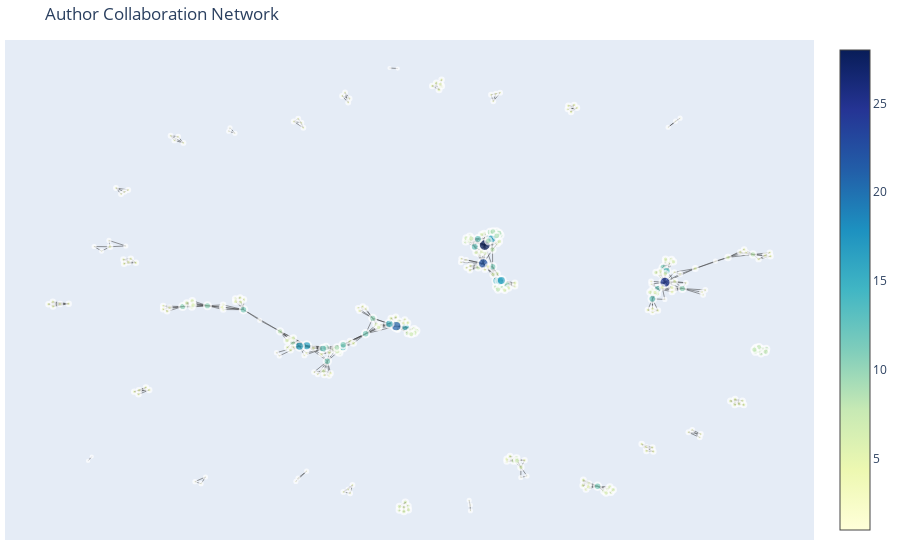

Notebook code cell kept with this figure:
### Markdown cell above
## Author network

### Code cell
import math
import plotly.graph_objects as go
import networkx as nx
from itertools import combinations

# Read the dataset
df = pd.read_csv("./filtered_dataset.csv")

# Create graph
G = nx.Graph()

# Process each paper's authors
for authors in df["AuthorNames-Deduped"].str.split(";"):
    if isinstance(authors, list):
        # Add edges between all pairs of authors
        for author1, author2 in combinations(authors, 2):
            if G.has_edge(author1, author2):
                G[author1][author2]['weight'] += 1
            else:
                G.add_edge(author1, author2, weight=1)

# Calculate node positions using force-directed layout
pos = nx.spring_layout(G)

# Create edge trace
edge_x = []
edge_y = []
edge_weights = []
for edge in G.edges(data=True):
    x0, y0 = pos[edge[0]]
    x1, y1 = pos[edge[1]]
    edge_x.extend([x0, x1, None])
    edge_y.extend([y0, y1, None])
    edge_weights.append(edge[2]['weight'])

edge_trace = go.Scatter(
    x=edge_x, y=edge_y,
    line=dict(width=0.5, color='#333'),
    hoverinfo='none',
    mode='lines')

# Create node trace
node_x = []
node_y = []
node_text = []
node_size = []
for node in G.nodes():
    x, y = pos[node]
    node_x.append(x)
    node_y.append(y)
    node_text.append(node)
    node_size.append(math.sqrt(G.degree(node)*5))  # Size based on degree

node_trace = go.Scatter(
    x=node_x, y=node_y,
    mode='markers+text',
    hoverinfo='text',
    text=node_text,
    textposition="top center",
    marker=dict(
        showscale=True,
        colorscale='YlGnBu',
        size=node_size,
        color=[G.degree(node) for node in G.nodes()],
        line_width=2))

# Create figure
fig = go.Figure(data=[edge_trace, node_trace],
                layout=go.Layout(
                    title='Author Collaboration Network',
                    # titlefont_size=16,
                    showlegend=False,
                    hovermode='closest',
                    margin=dict(b=20,l=5,r=5,t=40),
                    xaxis=dict(showgrid=False, zeroline=False, showticklabels=False),
                    yaxis=dict(showgrid=False, zeroline=False, showticklabels=False))
                )
fig.update_traces(text=None)
fig.show()

### Figure 1 — Plotly figure (JSON) as saved in the notebook; plotly's stock layout.template omitted (floating-point values rounded to 4 significant figures; data arrays with more than 128 entries replaced by an {"elided": "..."} marker saying what was removed)
{"data": [{"hoverinfo": "none", "line": {"color": "#333", "width": 0.5}, "mode": "lines", "type": "scatter", "x": {"elided": "2685 float values"}, "y": {"elided": "2685 float values"}}, {"hoverinfo": "text", "marker": {"color": {"elided": "310 int values"}, "colorscale": [[0, "rgb(255,255,217)"], [0.125, "rgb(237,248,177)"], [0.25, "rgb(199,233,180)"], [0.375, "rgb(127,205,187)"], [0.5, "rgb(65,182,196)"], [0.625, "rgb(29,145,192)"], [0.75, "rgb(34,94,168)"], [0.875, "rgb(37,52,148)"], [1, "rgb(8,29,88)"]], "line": {"width": 2}, "showscale": true, "size": {"elided": "310 float values"}}, "mode": "markers+text", "textposition": "top center", "type": "scatter", "x": {"elided": "310 float values"}, "y": {"elided": "310 float values"}}], "layout": {"hovermode": "closest", "margin": {"b": 20, "l": 5, "r": 5, "t": 40}, "showlegend": false, "title": {"text": "Author Collaboration Network"}, "xaxis": {"showgrid": false, "showticklabels": false, "zeroline": false}, "yaxis": {"showgrid": false, "showticklabels": false, "zeroline": false}}}
